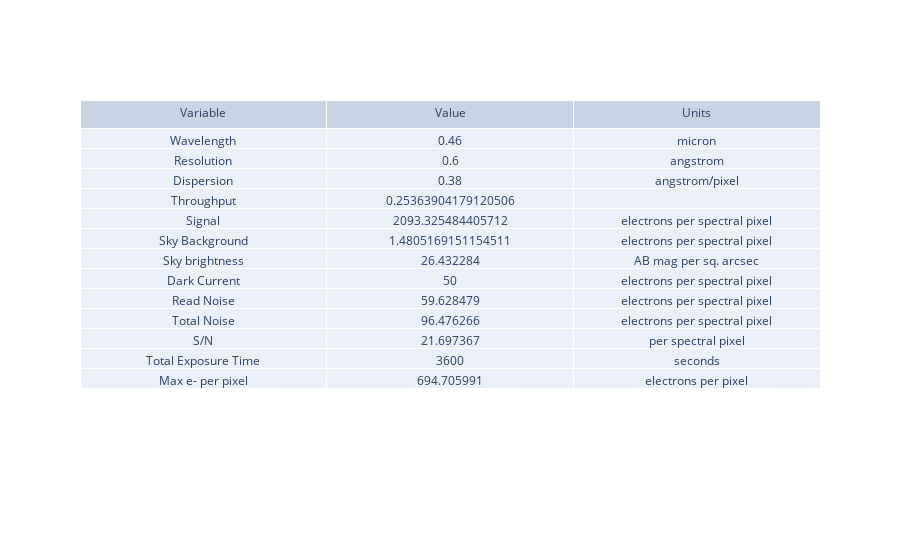

Notebook code for this chart:
### Markdown cell above
## Use CTRL + / to comment/uncomment blocks of code

### Code cell
# test out the function: test inputs come from example.py and 

# userinput = {"telescope": "ATLAS_PROBE",  #choices are "SOAR", "Gemini", "ATLAS_PROBE" 
#              "instrument": "ATLAS",#choices are "SAMOS", "SCORPIO", ,GMOX", ATLAS"
#             "band": "atlas_IR",      #other choices are 
#                                   # SAMOS: "LowRed", "LowBlue", "HighRed", "HighBlue"
#                                   # SCORPIO: "g", "r", "i", "z", "Y", "J", "H", "K"
#                                   # GMOX: "Blue", "Red", "J", "H", "K"
#                                   # ATLAS: "atlas_IR"
#             "ADC_is_in": False,    # SCORPIO only, either True of False
#             "time":3600,          #exposure time (s)
#             "slit_width":0.75,    #(arcsec) - Other choices are 
#                                   # SAMOS: 0.167, 0.333, 0.500, 0.667, 0.833, 1.000
#                                   # SCORPIO: 0.36, 0.54, 0.72, 1.08, 1.44, 2.16, 4.32
#                                   # GMOX: 0.083, 0.167, 0.250, 0.333, 0.417, 0.500, 0.583, 0.667, 0.750, 0.833, 0.917, 1.00 
#                                   # ATLAS: 0.75             
#             "Nreads":16,           # for IRs, RON goes with SQRT(Nreads), so this is the Nr of Fowler pairs
#                                   # for CCDs  (all VIS channels) use Nreads = 1 
#             "Detector": "IR_SCA", # either IR_SCA or CCD - will be checked later
#             "theta":0.7,          # extension of the source in the cross dispersion direction (arcsec) 
#             "nExp":6,             # Nr of frames; increases RON, helps saturation, always dither=2 if >0
#             "lineF":-99,          #use -99 for a dummy value
#             "lineW":-99,          #use -99 for a dummy value
#             "FWHM":200,           #Width of the line as emitted by the source, in km/s 
#             "z":0,
#             "specFile":"./templates/Galaxy_Kmag_19_Haflux_5e-17_ebmv_0_z_2_highResSpec_obs_redshift.txt", 
#             "mag":19,
#             "NormalizeUserSpec":True,
#             "InputInAngstroms":True,
#             "SN":-99,             # = -99 to calculate; othersise set "SN"  > 0 to extract time needed to reach the given SNR
#             }

# userinput = {"telescope": "SOAR",  #choices are "SOAR", "Gemini", "ATLAS_PROBE" 
#              "instrument": "SAMOS",#choices are "SAMOS", "SCORPIO", ,GMOX", ATLAS"
#             "band": "LowRed",      #other choices are 
#                                   # SAMOS: "LowRed", "LowBlue", "HighRed", "HighBlue"
#                                   # SCORPIO: "g", "r", "i", "z", "Y", "J", "H", "K"
#                                   # GMOX: "Blue", "Red", "J", "H", "K"
#                                   # ATLAS: "atlas_IR"
#             "ADC_is_in": False,    # SCORPIO only, either True of False
#             "time":3600,          #exposure time (s)
#             "slit_width":0.333,    #(arcsec) - Other choices are 
#                                   # SAMOS: 0.167, 0.333, 0.500, 0.667, 0.833, 1.000
#                                   # SCORPIO: 0.36, 0.54, 0.72, 1.08, 1.44, 2.16, 4.32
#                                   # GMOX: 0.083, 0.167, 0.250, 0.333, 0.417, 0.500, 0.583, 0.667, 0.750, 0.833, 0.917, 1.00 
#                                   # ATLAS: 0.75             
#             "Detector": "CCD",    # either IR_SCA or CCD - will be checked later
#             "Nreads":1,           # for IRs, RON goes with SQRT(Nreads), so this is the Nr of Fowler pairs
#                                   # for CCDs  (all VIS channels) use Nreads = 1 
#             "theta":0.5,          # extension of the source in the cross dispersion direction (arcsec) 
#             "nExp":3,             # Nr of frames; increases RON, helps saturation, always dither=2 if >0
#             "lineF":-99,          #use -99 for a dummy value
#             "lineW":-99,          #use -99 for a dummy value
#             "FWHM":200,           #Width of the line as emitted by the source, in km/s 
#             "z":0,
#             "specFile":"./templates/Galaxy_Kmag_19_Haflux_5e-17_ebmv_0_z_2_highResSpec_obs_redshift.txt", 
#             "mag":20,
#             "NormalizeUserSpec":True,
#             "InputInAngstroms":True,
#             "SN":-99,             # = -99 to calculate; othersise set "SN"  > 0 to extract time needed to reach the given SNR
#             }

userinput = {"telescope": "Gemini",  #choices are "SOAR", "Gemini", "ATLAS_PROBE" 
             "instrument": "SCORPIO",#choices are "SAMOS", "SCORPIO", ,GMOX", ATLAS"
            "band": "g",      #other choices are 
                                  # SAMOS: "LowRed", "LowBlue", "HighRed", "HighBlue"
                                  # SCORPIO: "g", "r", "i", "z", "Y", "J", "H", "K"
                                  # GMOX: "Blue", "Red", "J", "H", "K"
                                  # ATLAS: "atlas_IR"
            "ADC_is_in": True,    # SCORPIO only, either True of False
            "slit_width":0.54,    #(arcsec) - Other choices are 
                                  # SAMOS: 0.167, 0.333, 0.500, 0.667, 0.833, 1.000
                                  # SCORPIO: 0.36, 0.54, 0.72, 1.08, 1.44, 2.16, 4.32
                                  # GMOX: 0.083, 0.167, 0.250, 0.333, 0.417, 0.500, 0.583, 0.667, 0.750, 0.833, 0.917, 1.00 
                                  # ATLAS: 0.75             
            "time":3600,          #exposure time (s)
            "nExp":5,             # Nr of frames; increases RON, helps saturation, always dither=2 if >0
            "Nreads":1,           # for IRs, RON goes with SQRT(Nreads), so this is the Nr of Fowler pairs
                                  # for CCDs  (all VIS channels) use Nreads = 1 
            "detector": "CCD",    # either IR_SCA or CCD - will be checked later
            "frame_readout_time": 0.5, #seconds
            "nr_of_averaged_frames": 8,
            "nr_of_skipped_frames": 0,
            "nr_of_groups": 16,   #groups in a ramp
            "theta":0.5,          # extension of the source in the cross dispersion direction (arcsec) 
            "lineF":-99,          #use -99 for a dummy value
            "lineW":-99,          #use -99 for a dummy value
            "FWHM":200,           #Width of the line as emitted by the source, in km/s 
            "z":0,
            "specFile":"./templates/Galaxy_Kmag_19_Haflux_5e-17_ebmv_0_z_2_highResSpec_obs_redshift.txt", 
            "mag":20,
            "NormalizeUserSpec":True,
            "InputInAngstroms":True,
            "SN":-99,             # = -99 to calculate; othersise set "SN"  > 0 to extract time needed to reach the given SNR
            }
gotit = set_telescope_instrument(userinput)
telescope=gotit['telescope']
instrument=gotit['instrument']

#telescope = dict(gotit)
#instrument = dict(gotit)
#print(telescope)
#print(instrument)
etc_output = atlasIR_etc_serena(userinput)

fig = go.Figure(data=[go.Table(header=dict(values=['Variable', 'Value', 'Units']),
                 cells=dict(values=[
                     etc_output["summary_struct"]['quant'],
                     etc_output["summary_struct"]['value'],
                     etc_output["summary_struct"]['unit']]))
                     ])

fig.show()

### Figure 1 — Plotly figure (JSON) as saved in the notebook; plotly's stock layout.template omitted (floating-point values rounded to 4 significant figures)
{"data": [{"cells": {"values": [["Wavelength", "Resolution", "Dispersion", "Throughput", "Signal", "Sky Background", "Sky brightness", "Dark Current", "Read Noise", "Total Noise", "S/N", "Total Exposure Time", "Max e- per pixel"], [0.46, 0.6, 0.38, 0.2536, 2093.0, 1.481, 26.43, 50, 59.63, 96.48, 21.7, 3600, 694.7], ["micron", "angstrom", "angstrom/pixel", "", "electrons per spectral pixel", "electrons per spectral pixel", "AB mag per sq. arcsec", "electrons per spectral pixel", "electrons per spectral pixel", "electrons per spectral pixel", "per spectral pixel", "seconds", "electrons per pixel"]]}, "header": {"values": ["Variable", "Value", "Units"]}, "type": "table"}], "layout": {}}
